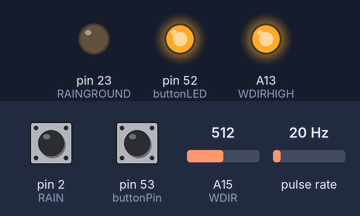
A sketch run on a simulated Arduino Mega 2560, built with avr-gcc and run on an emulated ATmega2560. On the bench: output pins drawn as LEDs (lit = HIGH). Wiring (inferred from the names in the program): pulse sensor: data pin 3. Inputs (shaded band) come from the test bench; at power-on: pin 53 (buttonPin) HIGH, pin 2 (RAIN) HIGH, A15 (WDIR) = 512, pulse rate 20 Hz. What the sketch prints to the serial monitor is not drawn.

Above: at 1.2 s.
1.3 s: pin 53 (buttonPin) pulled LOW for 0.15 s
At 1.38 s:
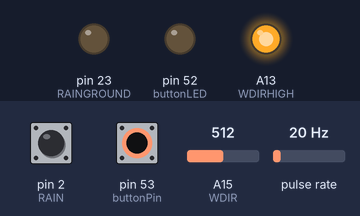
13.9 s: pin 53 (buttonPin) pulled LOW for 3.2 s
At 18.0 s:
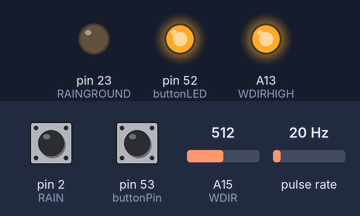
Timing chart, 0 to 19.5 s (numbered marks = the images above; inputs shaded):
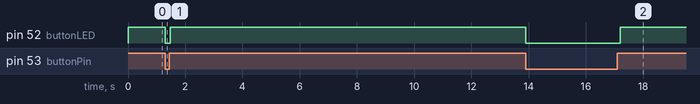

The sketch:

OATLAB_DOandPHsampling_WindSpeedDi_Turbidityr_Rain_andButton.ino
```cpp
//This code was written to be easy to understand.
//Code efficiency was not considered.
//Modify this code as you see fit.
//This code will output data to the Arduino serial monitor.
//Type commands into the Arduino serial monitor to control the DO circuit.
//This code was written in the Arduino 1.6.5 IDE
//An Arduino Mega was used to test this code.


String inputstring = "";                              //a string to hold incoming data from the PC
String sensorstring = "";                             //a string to hold the data from the Atlas Scientific product
boolean input_string_complete = false;                //have we received all the data from the PC
boolean sensor_string_complete = false;               //have we received all the data from the Atlas Scientific product
float DO;                                             //used to hold a floating point number that is the DO
String inputstringPH = "";                              //a string to hold incoming data from the PC
String sensorstringPH= "";                             //a string to hold the data from the Atlas Scientific product
boolean input_string_completePH= false;                //have we received all the data from the PC
boolean sensor_string_completePH= false;               //have we received all the data from the Atlas Scientific product
float pH;                                             //used to hold a floating point number that is the pH


// Weather Readings

// digital I/O pins
const byte WSPEED = 3;
const byte WSPEEDGND = 51;

const byte RAIN = 2;
const byte RAINGROUND = 23;

const byte WDIR = A15; //A0 is connected to a 10k resitor that leads to pin A13 which is ground
const byte WDIRGND = A14;
const byte WDIRHIGH = A13;


//Global Variables
//-=-=-=-=-=-=-=-=-=-=-=-=-=-=-=-=-=-=-=-=-=-=-=-=-=-=-=-=
long lastSecond; //The millis counter to see when a second rolls by
byte seconds; //When it hits 60, increase the current minute
byte seconds_2m; //Keeps track of the "wind speed/dir avg" over last 2 minutes array of data
byte minutes; //Keeps track of where we are in various arrays of data
byte minutes_10m; //Keeps track of where we are in wind gust/dir over last 10 minutes array of data


long lastWindCheck = 0;
volatile long lastWindIRQ = 0;
volatile byte windClicks = 0;

//We need to keep track of the following variables:
//Wind speed/dir each update (no storage)
//Wind gust/dir over the day (no storage)
//Wind speed/dir, avg over 2 minutes (store 1 per second)
//Wind gust/dir over last 10 minutes (store 1 per minute)
//Rain over the past hour (store 1 per minute)
//Total rain over date (store one per day)


byte windspdavg[120]; //120 bytes to keep track of 2 minute average

#define WIND_DIR_AVG_SIZE 120
int winddiravg[WIND_DIR_AVG_SIZE]; //120 ints to keep track of 2 minute average
float windgust_10m[10]; //10 floats to keep track of 10 minute max
int windgustdirection_10m[10]; //10 ints to keep track of 10 minute max
volatile float rainHour[60]; //60 floating numbers to keep track of 60 minutes of rain

//These are all the weather values that wunderground expects:
int winddir = 0; // [0-360 instantaneous wind direction]
float windspeedmph = 0; // [mph instantaneous wind speed]
float windgustmph = 0; // [mph current wind gust, using software specific time period]
int windgustdir = 0; // [0-360 using software specific time period]
float windspdmph_avg2m = 0; // [mph 2 minute average wind speed mph]
int winddir_avg2m = 0; // [0-360 2 minute average wind direction]
float windgustmph_10m = 0; // [mph past 10 minutes wind gust mph ]
int windgustdir_10m = 0; // [0-360 past 10 minutes wind gust direction]
float humidity = 0; // [%]
float tempf = 0; // [temperature F]
float rainin = 0; // [rain inches over the past hour)] -- the accumulated rainfall in the past 60 min
volatile float dailyrainin = 0; // [rain inches so far today in local time]
//float baromin = 30.03;// [barom in] - It's hard to calculate baromin locally, do this in the agent
float pressure = 0;
//float dewptf; // [dewpoint F] - It's hard to calculate dewpoint locally, do this in the agent

float batt_lvl = 11.8; //[analog value from 0 to 1023]
float light_lvl = 455; //[analog value from 0 to 1023]

// volatiles are subject to modification by IRQs
volatile unsigned long raintime, rainlast, raininterval, rain;


//-=-=-=-=-=-=-=-=-=-=-=-=-=-=-=-=-=-=-=-=-=-=-=-=-=-=-=-=

//Interrupt routines (these are called by the hardware interrupts, not by the main code)
//-=-=-=-=-=-=-=-=-=-=-=-=-=-=-=-=-=-=-=-=-=-=-=-=-=-=-=-=
void rainIRQ()
// Count rain gauge bucket tips as they occur
// Activated by the magnet and reed switch in the rain gauge, attached to input D2
{
  raintime = millis(); // grab current time
  raininterval = raintime - rainlast; // calculate interval between this and last event

  if (raininterval > 10) // ignore switch-bounce glitches less than 10mS after initial edge
  {
    dailyrainin += 0.011; //Each dump is 0.011" of water
    rainHour[minutes] += 0.011; //Increase this minute's amount of rain

    rainlast = raintime; // set up for next event
  }
}

void wspeedIRQ()
// Activated by the magnet in the anemometer (2 ticks per rotation), attached to input D3
{
  if (millis() - lastWindIRQ > 10) // Ignore switch-bounce glitches less than 10ms (142MPH max reading) after the reed switch closes
  {
    lastWindIRQ = millis(); //Grab the current time
    windClicks++; //There is 1.492MPH for each click per second.
  }
}


/*
 * ///Button

 */
// set pin numbers:
const int buttonPin = 53;     // the number of the pushbutton pin
const int buttonLED =  52;      // the number of the LED pin
int buttonState = 0;         // variable for reading the pushbutton status

//Display States
int currentdisplaystate = 0 ; // Variable for toggling throughshowing different displays on the LED strips

const byte vALL = 0;
const byte vPH = 1;
const byte vOXYGEN = 2;
const byte vWIND = 3;
const byte vRAIN = 4;
const byte vTEMP = 5;


void setup() {                                        //set up the hardware
  Serial.begin(9600);                                 //set baud rate for the hardware serial port_0 to 9600
  Serial1.begin(9600);                                //set baud rate for software serial port_3 to 9600
  inputstring.reserve(10);                            //set aside some bytes for receiving data from the PC
  sensorstring.reserve(30);                           //set aside some bytes for receiving data from Atlas Scientific product

  Serial2.begin(9600);                                //set baud rate for software serial port_3 to 9600
  inputstringPH.reserve(10);                            //set aside some bytes for receiving data from the PC
  sensorstringPH.reserve(30);                           //set aside some bytes for receiving data from Atlas Scientific product

  ///buttons

    // initialize the LED pin as an output:
  pinMode(buttonLED, OUTPUT);
  // initialize the pushbutton pin as an input:
  pinMode(buttonPin, INPUT_PULLUP);
 /////////////

//Weather
  //////////////

pinMode(WSPEED, INPUT_PULLUP); // input from wind meters windspeed sensor
   pinMode(WSPEEDGND, OUTPUT); // input from wind meters windspeed sensor
    digitalWrite(WSPEEDGND,LOW);

  pinMode(RAIN, INPUT_PULLUP); // input from wind meters rain gauge sensor
  pinMode(RAINGROUND, OUTPUT);
  digitalWrite(RAINGROUND,LOW);


  pinMode(WDIRGND, OUTPUT);
  pinMode(WDIRHIGH, OUTPUT);
  lastSecond = millis();

  // attach external interrupt pins to IRQ functions
  attachInterrupt(0, rainIRQ, FALLING);

  digitalWrite(WDIRGND,LOW);
  digitalWrite(WDIRHIGH,HIGH);


  seconds = 0;
  attachInterrupt(1, wspeedIRQ, FALLING);

  // turn on interrupts
  interrupts();

  Serial.println("Weather Shield online!");


}

void serialEvent() {                                  //if the hardware serial port_0 receives a char
  inputstring = Serial.readStringUntil(13);           //read the string until we see a <CR>
  input_string_complete = true;                       //set the flag used to tell if we have received a completed string from the PC
}


void serialEvent1() {                                 //if the hardware serial port_3 receives a char
  sensorstring = Serial1.readStringUntil(13);         //read the string until we see a <CR>
  sensor_string_complete = true;                      //set the flag used to tell if we have received a completed string from the PC
}

void serialEvent2() {                                 //if the hardware serial port_3 receives a char
  sensorstringPH= Serial2.readStringUntil(13);         //read the string until we see a <CR>
  sensor_string_completePH= true;                      //set the flag used to tell if we have received a completed string from the PC
}


void loop() {                                         //here we go...

checkButton();


processDO();
processPH();

processWeather();

 // Serial.println("  || endofreadings ||");

}

void processWeather(){

  //Keep track of which minute it is
  if(millis() - lastSecond >= 1000)
  {

    lastSecond += 1000;

    //Take a speed and direction reading every second for 2 minute average
    if(++seconds_2m > 119) seconds_2m = 0;

    //Calc the wind speed and direction every second for 120 second to get 2 minute average
    float currentSpeed = windspeedmph;
    //float currentSpeed = random(5); //For testing
    int currentDirection = get_wind_direction();
    windspdavg[seconds_2m] = (int)currentSpeed;
    winddiravg[seconds_2m] = currentDirection;
    //if(seconds_2m % 10 == 0) displayArrays(); //For testing

    //Check to see if this is a gust for the minute
    if(currentSpeed > windgust_10m[minutes_10m])
    {
      windgust_10m[minutes_10m] = currentSpeed;
      windgustdirection_10m[minutes_10m] = currentDirection;
    }

    //Check to see if this is a gust for the day
    if(currentSpeed > windgustmph)
    {
      windgustmph = currentSpeed;
      windgustdir = currentDirection;
    }

    if(++seconds > 59)
    {
      seconds = 0;

      if(++minutes > 59) minutes = 0;
      if(++minutes_10m > 9) minutes_10m = 0;

      rainHour[minutes] = 0; //Zero out this minute's rainfall amount
      windgust_10m[minutes_10m] = 0; //Zero out this minute's gust
    }

    //Report all readings every second
    printWeather();

  }
}

//Calculates each of the variables that wunderground is expecting
void calcWeather()
{
  //Calc winddir
  winddir = get_wind_direction();

  //Calc windspeed
  windspeedmph = get_wind_speed();

  //Calc windgustmph
  //Calc windgustdir
  //These are calculated in the main loop

  //Calc windspdmph_avg2m
  float temp = 0;
  for(int i = 0 ; i < 120 ; i++)
    temp += windspdavg[i];
  temp /= 120.0;
  windspdmph_avg2m = temp;

  //Calc winddir_avg2m, Wind Direction
  //You can't just take the average. Google "mean of circular quantities" for more info
  //We will use the Mitsuta method because it doesn't require trig functions
  //And because it sounds cool.
  //Based on: http://abelian.org/vlf/bearings.html
  //Based on: http://stackoverflow.com/questions/1813483/averaging-angles-again
  long sum = winddiravg[0];
  int D = winddiravg[0];
  for(int i = 1 ; i < WIND_DIR_AVG_SIZE ; i++)
  {
    int delta = winddiravg[i] - D;

    if(delta < -180)
      D += delta + 360;
    else if(delta > 180)
      D += delta - 360;
    else
      D += delta;

    sum += D;
  }
  winddir_avg2m = sum / WIND_DIR_AVG_SIZE;
  if(winddir_avg2m >= 360) winddir_avg2m -= 360;
  if(winddir_avg2m < 0) winddir_avg2m += 360;

  //Calc windgustmph_10m
  //Calc windgustdir_10m
  //Find the largest windgust in the last 10 minutes
  windgustmph_10m = 0;
  windgustdir_10m = 0;
  //Step through the 10 minutes
  for(int i = 0; i < 10 ; i++)
  {
    if(windgust_10m[i] > windgustmph_10m)
    {
      windgustmph_10m = windgust_10m[i];
      windgustdir_10m = windgustdirection_10m[i];
    }
  }


  //Total rainfall for the day is calculated within the interrupt
  //Calculate amount of rainfall for the last 60 minutes
  rainin = 0;
  for(int i = 0 ; i < 60 ; i++)
    rainin += rainHour[i];


}


//Returns the instataneous wind speed
float get_wind_speed()
{
  float deltaTime = millis() - lastWindCheck; //750ms

  deltaTime /= 1000.0; //Covert to seconds

  float windSpeed = (float)windClicks / deltaTime; //3 / 0.750s = 4

  windClicks = 0; //Reset and start watching for new wind
  lastWindCheck = millis();

  windSpeed *= 1.492; //4 * 1.492 = 5.968MPH

  /* Serial.println();
   Serial.print("Windspeed:");
   Serial.println(windSpeed);*/

  return(windSpeed);
}

//Read the wind direction sensor, return heading in degrees
int get_wind_direction()
{
  unsigned int adc;

  adc = analogRead(WDIR); // get the current reading from the sensor

  // The following table is ADC readings for the wind direction sensor output, sorted from low to high.
  // Each threshold is the midpoint between adjacent headings. The output is degrees for that ADC reading.
  // Note that these are not in compass degree order! See Weather Meters datasheet for more information.

  if (adc < 380) return (113);
  if (adc < 393) return (68);
  if (adc < 414) return (90);
  if (adc < 456) return (158);
  if (adc < 508) return (135);
  if (adc < 551) return (203);
  if (adc < 615) return (180);
  if (adc < 680) return (23);
  if (adc < 746) return (45);
  if (adc < 801) return (248);
  if (adc < 833) return (225);
  if (adc < 878) return (338);
  if (adc < 913) return (0);
  if (adc < 940) return (293);
  if (adc < 967) return (315);
  if (adc < 990) return (270);
  return (-1); // error, disconnected?
}


//Prints the various variables directly to the port
//I don't like the way this function is written but Arduino doesn't support floats under sprintf
void printWeather()
{
  calcWeather(); //Go calc all the various sensors

  Serial.println();
  Serial.print("$,winddir=");
  Serial.print(winddir);
  Serial.print(",windspeedmph=");
  Serial.print(windspeedmph, 1);
  Serial.print(",windgustmph=");
  Serial.print(windgustmph, 1);
  Serial.print(",windgustdir=");
  Serial.print(windgustdir);
  Serial.print(",windspdmph_avg2m=");
  Serial.print(windspdmph_avg2m, 1);
  Serial.print(",winddir_avg2m=");
  Serial.print(winddir_avg2m);
  Serial.print(",windgustmph_10m=");
  Serial.print(windgustmph_10m, 1);
  Serial.print(",windgustdir_10m=");
  Serial.print(windgustdir_10m);
//  Serial.print(",humidity=");
//  Serial.print(humidity, 1);
//  Serial.print(",tempf=");
//  Serial.print(tempf, 1);
  Serial.print(",rainin=");
  Serial.print(rainin, 2);
  Serial.print(",dailyrainin=");
  Serial.print(dailyrainin, 2);
//  Serial.print(",pressure=");
//  Serial.print(pressure, 2);
//  Serial.print(",batt_lvl=");
//  Serial.print(batt_lvl, 2);
//  Serial.print(",light_lvl=");
//  Serial.print(light_lvl, 2);
  Serial.print(",");
  Serial.println("#");

}


void checkButton(){
  // read the state of the pushbutton value:
  buttonState = digitalRead(buttonPin);
    if (buttonState == LOW) {
    digitalWrite(buttonLED, LOW);
        Serial.print("  --New Display State--   ");
    Serial.println (currentdisplaystate++);
  } else {
    digitalWrite(buttonLED, HIGH);

  }

}

void processDO(){
if (input_string_complete == true) {                //if a string from the PC has been received in its entirety
    Serial1.print(inputstring);                       //send that string to the Atlas Scientific product
    Serial1.print('\r');                              //add a <CR> to the end of the string
    inputstring = "";                                 //clear the string
    input_string_complete = false;                    //reset the flag used to tell if we have received a completed string from the PC
  }


  if (sensor_string_complete == true) {               //if a string from the Atlas Scientific product has been received in its entirety
    Serial.print("Dissolved Oxygen: ");
    Serial.print(sensorstring);                     //send that string to the PC's serial monitor
    if (isdigit(sensorstring[0])) {                   //if the first character in the string is a digit
      DO = sensorstring.toFloat();                    //convert the string to a floating point number so it can be evaluated by the Arduino
      if (DO >= 6.0) {                                //if the DO is greater than or equal to 6.0
        Serial.print("  (high)");                       //print "high" this is demonstrating that the Arduino is evaluating the DO as a number and not as a string
      }
      if (DO <= 5.99) {                               //if the DO is less than or equal to 5.99
        Serial.print("  (low)   |  ");                        //print "low" this is demonstrating that the Arduino is evaluating the DO as a number and not as a string
      }
    }
  }
  sensorstring = "";                                  //clear the string:
  sensor_string_complete = false;                     //reset the flag used to tell if we have received a completed string from the Atlas Scientific product


}

void processPH(){

    if (input_string_completePH== true) {                //if a string from the PC has been received in its entirety
    Serial2.print(inputstringPH);                       //send that string to the Atlas Scientific product
    Serial2.print('\r');                              //add a <CR> to the end of the string
    inputstringPH = "";                                 //clear the string
    input_string_completePH= false;                    //reset the flag used to tell if we have received a completed string from the PC
  }
  if (sensor_string_completePH== true) {               //if a string from the Atlas Scientific product has been received in its entirety
       Serial.print("PH: ");

    Serial.print(sensorstringPH);                     //send that string to the PC's serial monitor
    if (isdigit(sensorstringPH[0])) {                   //if the first character in the string is a digit
      pH = sensorstringPH.toFloat();                    //convert the string to a floating point number so it can be evaluated by the Arduino
      if (pH >= 7.0) {                                //if the pH is greater than or equal to 7.0
        Serial.println("  (high)");                       //print "high" this is demonstrating that the Arduino is evaluating the pH as a number and not as a string
      }
      if (pH <= 6.99) {                               //if the pH is less than or equal to 6.99
        Serial.println("   (low)");                        //print "low" this is demonstrating that the Arduino is evaluating the pH as a number and not as a string
      }
    }
  }
  sensorstringPH= "";                                  //clear the string:
  sensor_string_completePH= false;                     //reset the flag used to tell if we have received a completed string from the Atlas Scientific product

}
```

Measured:
- after the input at 1.3 s, pin 52 (buttonLED): HIGH → LOW at once, → HIGH 0.17 s later
- after the input at 13.9 s, pin 52 (buttonLED): HIGH → LOW at once, → HIGH 3.3 s later
